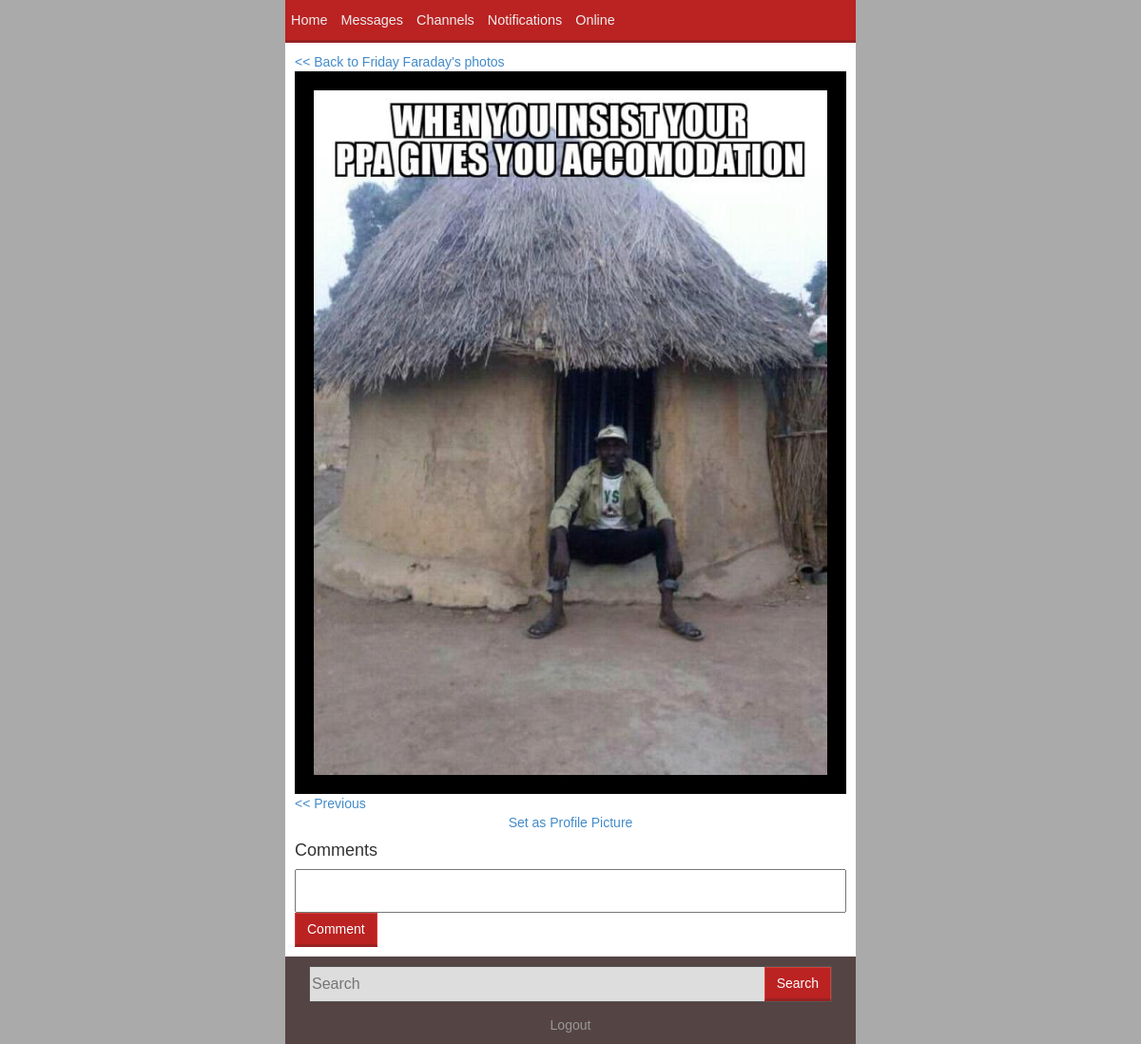
Page /mobile/photo_view.php?view=2 (signed in) on the committed database.
### tables this page shows
CREATE TABLE `uploads` (
  `upid` int(11) NOT NULL,
  `picture` varchar(600) DEFAULT NULL,
  `audio` varchar(600) DEFAULT NULL,
  `user` varchar(100) DEFAULT NULL,
  `stamp` timestamp NULL DEFAULT CURRENT_TIMESTAMP ON UPDATE CURRENT_TIMESTAMP,
  `content` varchar(300) DEFAULT NULL
);

CREATE TABLE `users` (
  `userid` int(255) NOT NULL,
  `firstname` varchar(50) NOT NULL,
  `lastname` varchar(50) DEFAULT NULL,
  `phone` varchar(15) DEFAULT NULL,
  `email` varchar(100) DEFAULT NULL,
  `department` varchar(60) DEFAULT NULL,
  `level` varchar(10) DEFAULT '100?',
  `sex` varchar(13) DEFAULT NULL,
  `username` varchar(100) DEFAULT NULL,
  `month` varchar(15) DEFAULT NULL,
  `year` int(4) DEFAULT NULL,
  `day` int(2) DEFAULT NULL
);

### includes/functions.inc (called while the page is built, shortened)
<?php
	function sanitize($data)
	{
		$data = htmlspecialchars(addslashes(trim($data)));
		return $data;
	}
	function file_validity($file)
	{
		if(file_exists($file) ){
			return $file;
		}
		else
		{
			$file = str_replace('../','',$file);
			$file = str_replace('uploads','',$file);
			$alp = substr($file,1,1);
			return "images/cctumb/$alp.png";
		}
	}
	function get_name($other)
	{
		global $connection;
		$sql = "SELECT firstname,lastname FROM users WHERE username='$other'";
		$query = $connection->query($sql);
		$query->setFetchMode(PDO::FETCH_ASSOC);
		foreach ($query as $e) {
			return ucwords("$e[firstname] $e[lastname]");
		}
	}
?>

### mobile/photo_view.php (the view, shortened to what this page needs)
<?php
	include '../includes/functions.inc';
	include 'includes/header.inc';
	include 'includes/nav.inc';
	$id = sanitize($_GET['view']);
	?>
	<div class="row" style="max-width:600px;margin:0px auto;background:#fff;padding:10px">
		<?php
		$upd = "UPDATE notifications SET seen = '1' WHERE cid = '$id' and participant =
		'$_SESSION[user]' and type='pic' or type='pic_like'";
		$connection->exec($upd);
			$sql = "SELECT * FROM uploads WHERE upid = '$id' LIMIT 1";
			$query = $connection->query($sql);$query->setFetchMode(PDO::FETCH_ASSOC);
			foreach ($query as $r) {
				$uploader = $r['user'];
				$name = get_name($uploader);
				$pic = file_validity('../'.$r['picture']);
				echo "<a href='photos.php?view=$uploader'><< Back to $name's photos</a><div style='padding:20px;background:#000'>
				<center><img src='$pic' style='max-width:100%'><br /><span style='color:#fff'>$r[content]</span></center></div>
				";
			}
			$sql = "SELECT * FROM uploads WHERE upid < '$id' AND user='$uploader' ORDER BY stamp DESC LIMIT 1";
			$query = $connection->query($sql);
			$query->setFetchMode(PDO::FETCH_ASSOC);
			foreach($query as $r)
			{
				echo "<a class='' href='photo_view.php?view=$r[upid]'><< Previous </a>";
			}
		?>
		<center><a href='photo_view.php?view=<?php echo $id?>&makeppic=true'>Set as Profile Picture</a></center>
		<h4 id='comments'>Comments</h4>
		<textarea style="width:100%;resize:none;outline:none" id='comment'></textarea><br />
		<button onclick='if($("#comment").val().trim().length<1){alert("your comment is empty")}else{comment($("#comment").val().trim(),<?php echo $id ?>);$("#loading").show();}' class="btn btn-danger">Comment</button>
	</div>
<?php
	include 'includes/footer.inc'
?>

### mobile/css/styles.css (style rules this page uses)
.btn { border-radius:0px; }
.btn-danger { background-color:#bb2222; border-bottom:3px solid #992222; }
* { font-family:arial; }

### mobile/includes/header.inc (style rules this page uses)
* { font-family: "lucida grande",tahoma,verdana,arial,sans-serif; }

### rows in the picture
uploads: user.lastname "Friday Faraday", picture (picture)
